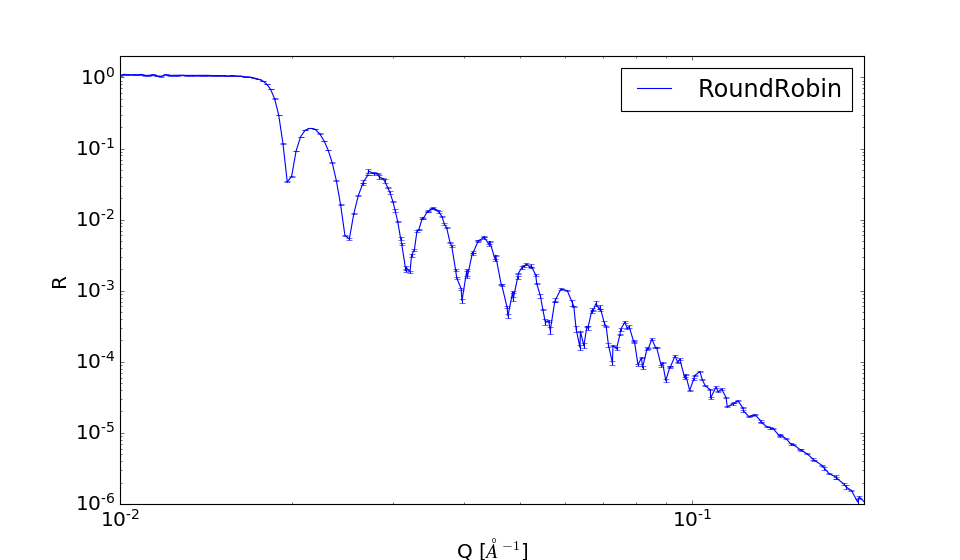

Recreate this plot in Python.
from mantid.simpleapi import *
config['default.facility'] = 'ILL'
config['default.instrument'] = 'D17'
config.appendDataSearchSubDir('ILL/D17/')
name = 'Thick_HR_5'
directBeams = '397812,397806,397808'
reflectedBeams = '397826+397827,397828,397829+397830+397831+397832'
foregroundWidth = [4,5,8]
wavelengthLower = [3., 1.6, 2.]
wavelengthUpper = [27., 25., 25.]
angleOffset = 2
angleWidth = 10
ReflectometryILLAutoProcess(
    Run=reflectedBeams,
    DirectRun=directBeams,
    OutputWorkspace=name,
    SummationType='Incoherent',
    AngleOption='SampleAngle',
    DirectLowAngleFrgHalfWidth=foregroundWidth,
    DirectHighAngleFrgHalfWidth=foregroundWidth,
    DirectLowAngleBkgOffset=angleOffset,
    DirectLowAngleBkgWidth=angleWidth,
    DirectHighAngleBkgOffset=angleOffset,
    DirectHighAngleBkgWidth=angleWidth,
    ReflLowAngleFrgHalfWidth=foregroundWidth,
    ReflHighAngleFrgHalfWidth=foregroundWidth,
    ReflLowAngleBkgOffset=angleOffset,
    ReflLowAngleBkgWidth=angleWidth,
    ReflHighAngleBkgOffset=angleOffset,
    ReflHighAngleBkgWidth=angleWidth,
    WavelengthLowerBound=wavelengthLower,
    WavelengthUpperBound=wavelengthUpper,
    DeltaQFractionBinning=0.5
)
import matplotlib.pyplot as plt
from mantid import plots
plt.style.use('classic')
plt.rcParams['figure.figsize'] = (12, 7)
plt.rcParams['font.size'] = 18
wsMantid = mtd['Thick_HR_5_stitched']
fig, ax = plt.subplots(subplot_kw={'projection':'mantid'})
ax.plot(wsMantid, 'b', label="RoundRobin")
ax.errorbar(wsMantid,'rs', 'b', markersize=0.1, label=None)
ax.set_xlim(0.01, 0.2)
ax.set_ylim(0.000001, 2.)
ax.set_yscale("log")
ax.set_xscale("log")
ax.set_xlabel('Q [$\AA^{-1}$]')
ax.set_ylabel('R')
ax.legend()
#fig.show()
